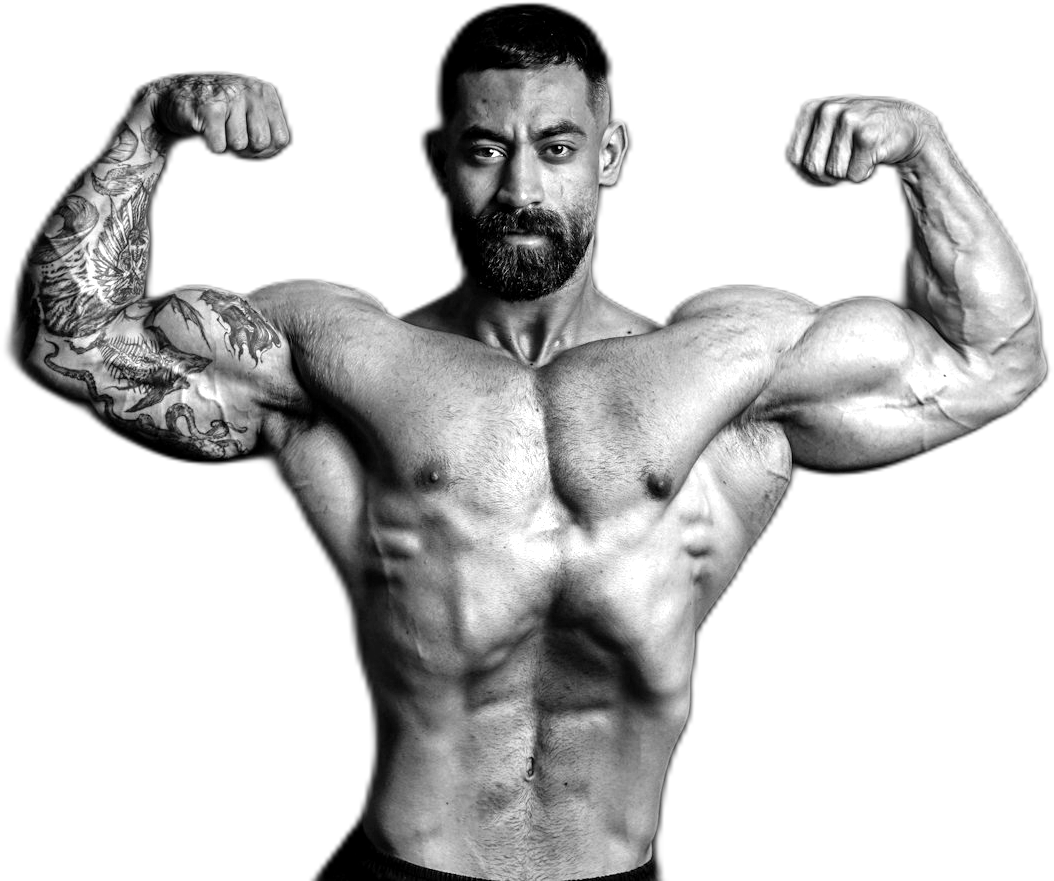
#> input picture fitness-overload-v2/assets/photos/flex_bw.png, 1054 x 881 px
$ python halftone.py
#> lines starting #> are read from the running program, lines starting #| are printed output that depends on the picture
"""Halftone version of the black-and-white athlete cutout (white dots on transparent), ref-A style.
usage: python3 tools/halftone.py"""
import os
import numpy as np
from PIL import Image, ImageDraw, ImageFilter
R = os.path.dirname(os.path.dirname(os.path.abspath(__file__)))
im = Image.open(os.path.join(R, "assets/photos/flex_bw.png")).convert("RGBA")
#> im is the input picture: PIL image 1054x881 RGBA; mean R, G, B, A 67.4, 67.4, 67.4, 111.5
W, H = im.size; S = 2  # supersample
#> after `W, H = im.size`: W = 1054; H = 881
g = np.asarray(im.convert("L"), dtype=float) / 255; a = np.asarray(im.split()[3], dtype=float) / 255
#> after `g = np.asarray(im.convert('L'), dtype=float) / 255`:
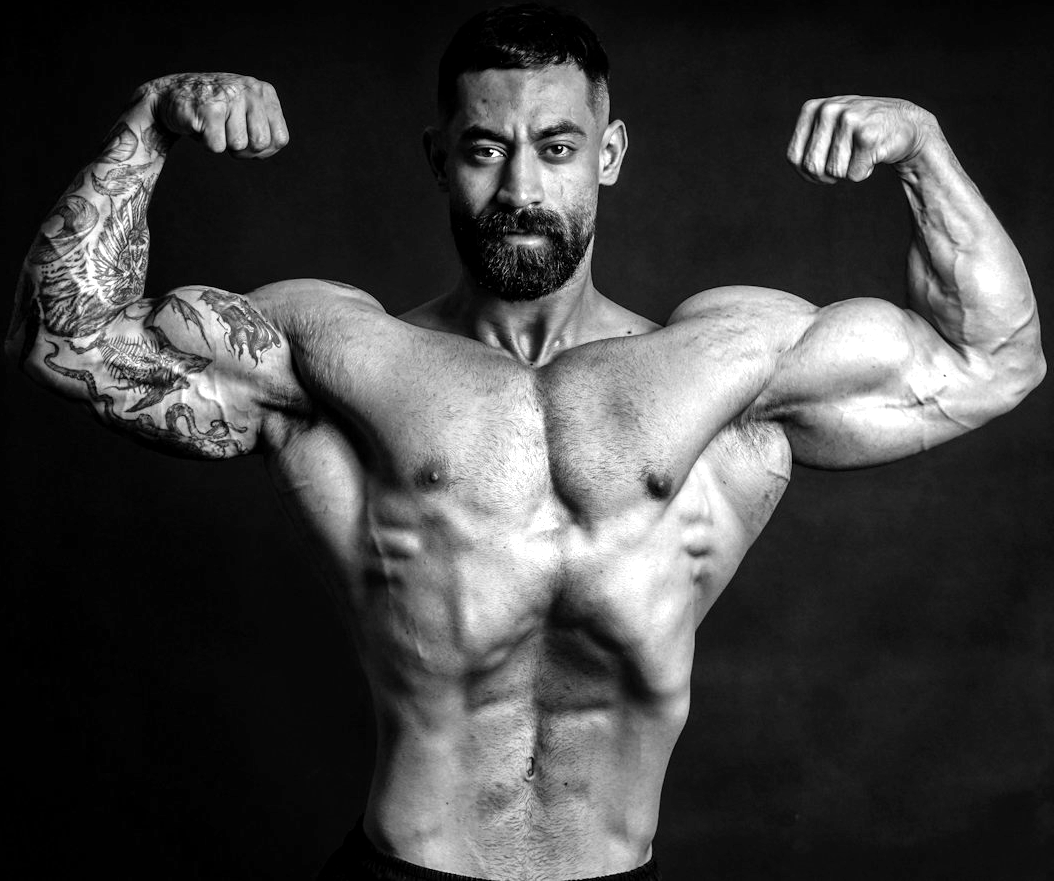
#> g: shape (881, 1054) float64; min 0, max 1, mean 0.264
#> after `a = np.asarray(im.split()[3], dtype=float) / 255`:
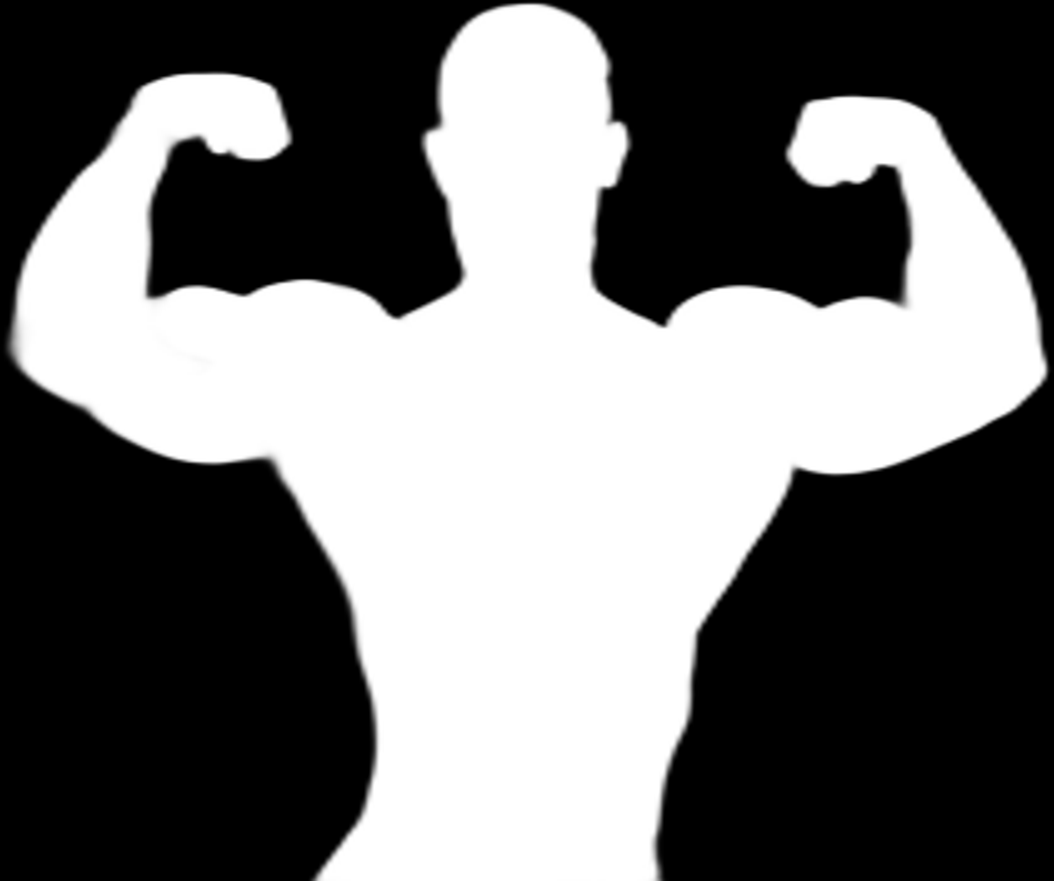
#> a: shape (881, 1054) float64; min 0, max 1, mean 0.437
cell = 9
out = Image.new("L", (W * S, H * S), 0); d = ImageDraw.Draw(out)
#> after `out = Image.new('L', (W * S, H * S), 0)`: out: PIL image 2108x1762 L; every value is 0
for y in range(0, H, cell):
    for x in range(0, W, cell):
        blk = g[y:y + cell, x:x + cell]; ab = a[y:y + cell, x:x + cell]
        if ab.mean() < 0.15: continue
        v = (blk * ab).sum() / max(ab.sum(), 1e-6)
        r = (cell / 2 + 0.6) * min(1, v ** 0.85 * 1.15)
        if r < 0.35: continue
        cx, cy = (x + cell / 2) * S, (y + cell / 2) * S
        if (y // cell) % 2: cx += cell * S / 2
        d.ellipse([cx - r * S, cy - r * S, cx + r * S, cy + r * S], fill=255)
out = out.resize((W, H), Image.LANCZOS)
#> out: PIL image 1054x881 L
# keep a little of the photo underneath so the form still reads, then mask by the cutout
base = np.asarray(im.convert("L"), dtype=float) * 0.35
dots = np.asarray(out, dtype=float)
lum = np.clip(np.maximum(dots, base), 0, 255).astype(np.uint8)
alpha = (np.asarray(im.split()[3], dtype=float) * np.clip(np.maximum(dots / 255, 0.55), 0, 1)).astype(np.uint8)
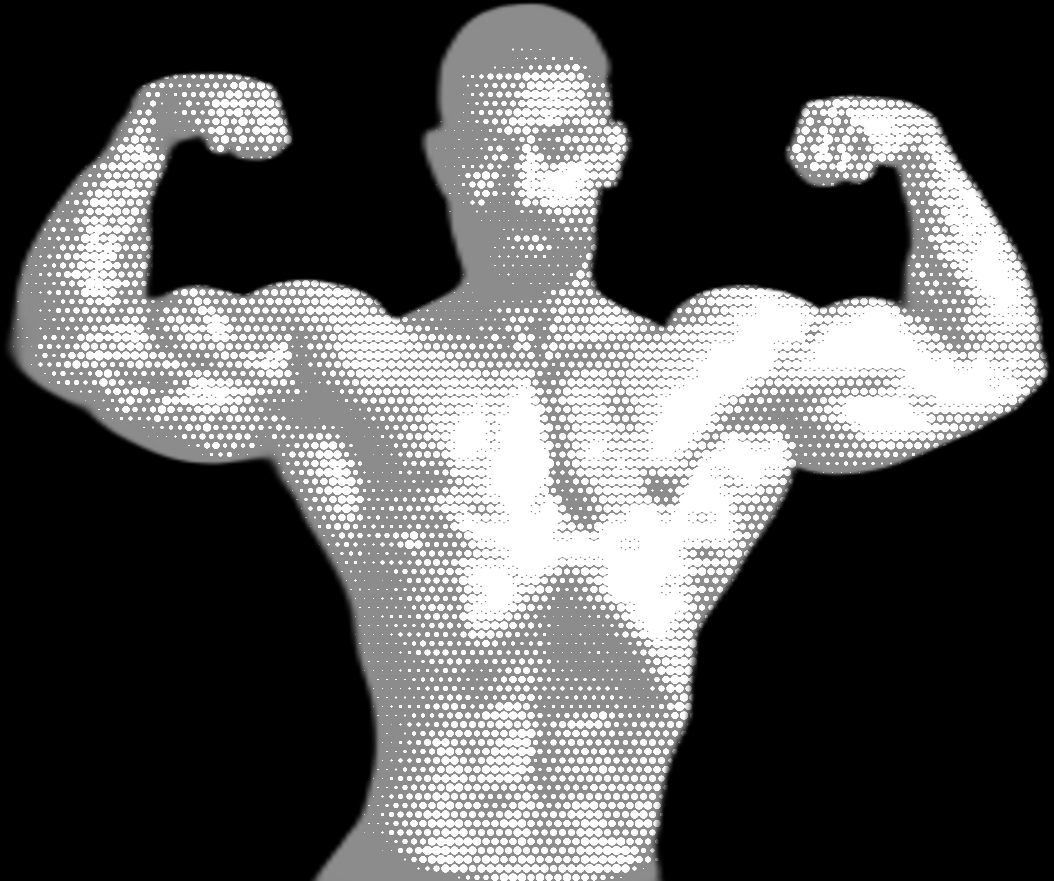
#> alpha: shape (881, 1054); min 0, max 255, mean 85.9
Image.merge("RGBA", [Image.fromarray(lum)] * 3 + [Image.fromarray(alpha)]).save(os.path.join(R, "assets/photos/flex_halftone.png"))
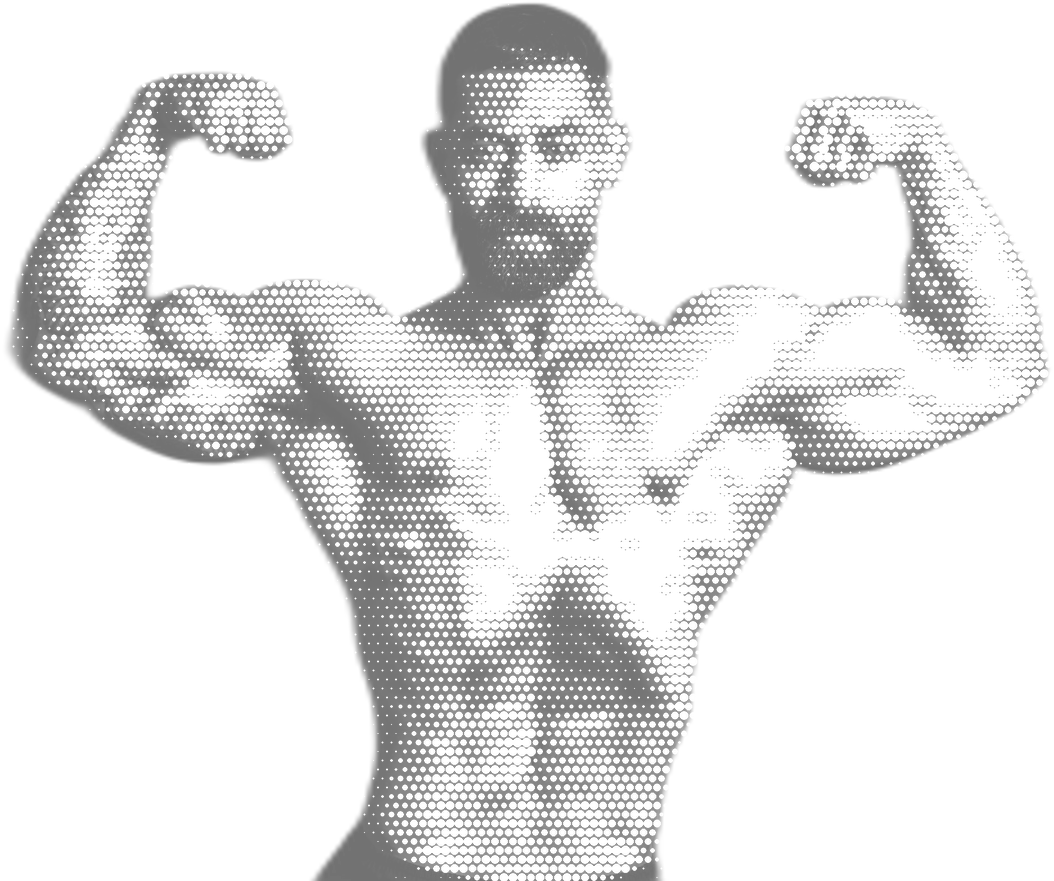
#> saved as flex_halftone.png: PIL image 1054x881 RGBA; mean R, G, B, A 68.8, 68.8, 68.8, 85.9; transparent parts drawn white
print("ok", W, H)
#| ok 1054 881
